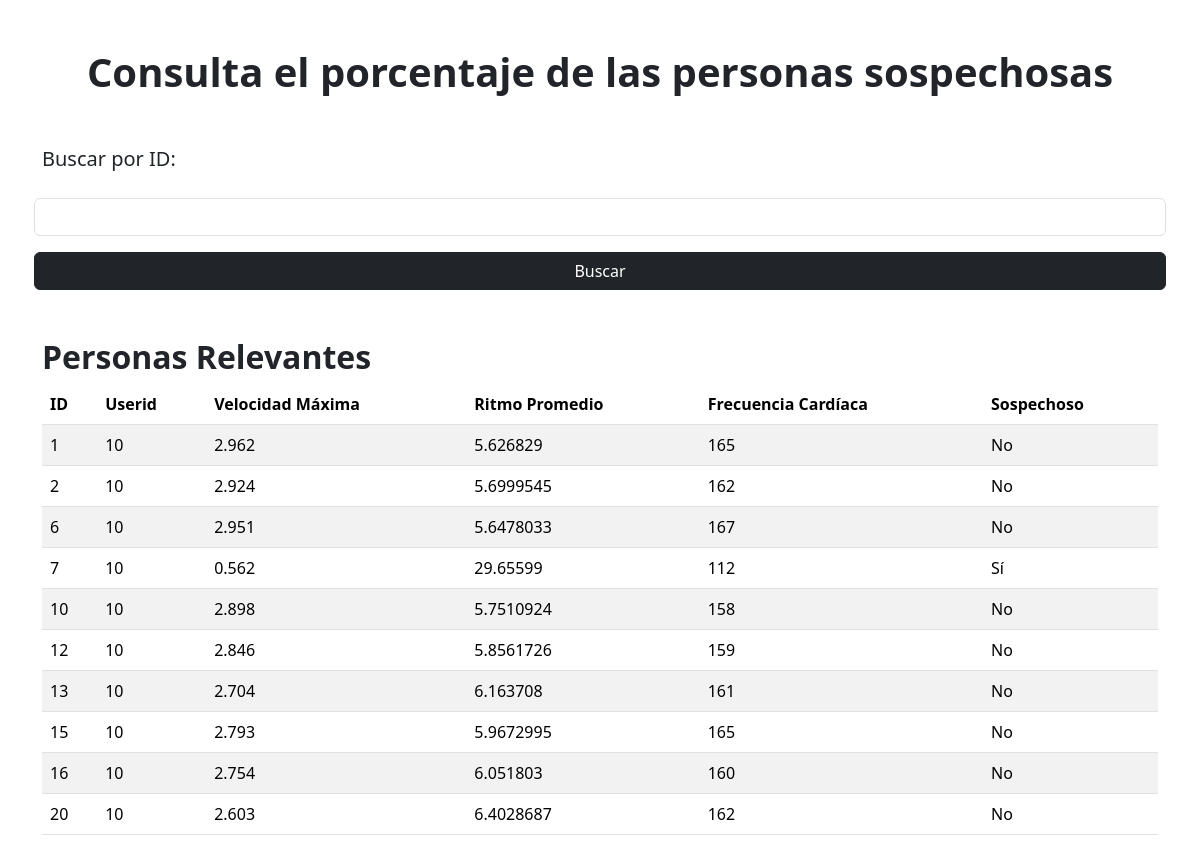
The page / on the database its author committed.
### tables this page shows
CREATE TABLE `swetrotest` (
  `id` int DEFAULT NULL,
  `UserId` int DEFAULT NULL,
  `StartTimeInSeconds` int DEFAULT NULL,
  `DurationInSeconds` int DEFAULT NULL,
  `DistanceInMeters` double DEFAULT NULL,
  `Steps` int DEFAULT NULL,
  `AverageSpeedInMetersPerSecond` double DEFAULT NULL,
  `AveragePaceInMinutesPerKilometer` double DEFAULT NULL,
  `TotalElevationGainInMeters` double DEFAULT NULL,
  `AverageHeartRateInBeatsPerMinute` int DEFAULT NULL
);

### index.php (the view, shortened to what this page needs)
<!DOCTYPE html>
<html lang="es">
<head>
    <link href="https://cdn.jsdelivr.net/npm/bootstrap@5.3.2/dist/css/bootstrap.min.css" rel="stylesheet">
</head>
<body>
<h1 class="fw-bold text-center m-5">Consulta el porcentaje de las personas sospechosas </h1>
<div class="container mb-5">
<form class="row g-3 align-items-center" action="" method="post">
    <label for="id" class="form-label fw-medium fs-5">Buscar por ID:</label>
    <input type="text" name="UserId" id="id" class="form-control">
    <button type="submit"  class="btn btn-dark">Buscar</button>
</form>
</div>
<?php
require "conexion.php";
function verificarActividadSospechosa($velocidad, $ritmo, $frecuenciaCardiaca) {
    $rangoVelocidad = array('min' => 2.0, 'max' => 4.0);
    $rangoRitmo = array('min' => 4.0, 'max' => 7.0);
    $rangoFrecuenciaCardiaca = array('min' => 60, 'max' => 180);
    $sospechosa = false;
    if ($velocidad < $rangoVelocidad['min'] || $velocidad > $rangoVelocidad['max']) {
        $sospechosa = true;
    }
    if ($ritmo < $rangoRitmo['min'] || $ritmo > $rangoRitmo['max']) {
        $sospechosa = true;
    }
    return $sospechosa;
}
function mostrarPersonasRelevantes($conexion) {
    $query = "SELECT * FROM swetrotest LIMIT 10";
    $result = $conexion->query($query);
    echo '<div class="container mb-5">';
    echo '<h2 class="fw-bolder">Personas Relevantes</h2>';
    echo '<table class="table table-striped">';
    echo '<thead><tr><th>ID</th><th>Userid</th><th>Velocidad Máxima</th><th>Ritmo Promedio</th><th>Frecuencia Cardíaca</th><th>Sospechoso</th></tr></thead>';
    echo '<tbody>';
    if ($result->num_rows > 0) {
        while ($row = $result->fetch_assoc()) {
            $velocidad_maxima = $row['AverageSpeedInMetersPerSecond'];
            $ritmo_promedio = $row['AveragePaceInMinutesPerKilometer'];
            $frecuencia_cardiaca = $row['AverageHeartRateInBeatsPerMinute'];
            $es_sospechoso = verificarActividadSospechosa($velocidad_maxima, $ritmo_promedio, $frecuencia_cardiaca);
            echo '<tr>';
            echo '<td>' . $row['id'] . '</td>';
            echo '<td>' . $row['UserId'] . '</td>';
            echo '<td>' . $velocidad_maxima . '</td>';
            echo '<td>' . $ritmo_promedio . '</td>';
            echo '<td>' . $frecuencia_cardiaca . '</td>';
            echo '<td>' . ($es_sospechoso ? 'Sí' : 'No') . '</td>';
            echo '</tr>';
        }
    } else {
        echo '<tr><td colspan="6">No se encontraron personas relevantes.</td></tr>';
    }
    echo '</tbody>';
    echo '</table>';
}
?>
</body>
</html>

### conexion.php (shortened to what this page needs)
<?php
$conexion = new mysqli("localhost", "root", "kimetsu", "test");
    if (isset($_POST["UserId"])) {
        $UserId = $_POST["UserId"];
        mostrarInformacionPersona($conexion, $UserId);
    } else {
        mostrarPersonasRelevantes($conexion);
    }
?>

### rows shown on the page
swetrotest: id "1", UserId "10", AverageSpeedInMetersPerSecond "2.962", AveragePaceInMinutesPerKilometer "5.626829", AverageHeartRateInBeatsPerMinute "165", shows "No"
swetrotest: id "2", UserId "10", AverageSpeedInMetersPerSecond "2.924", AveragePaceInMinutesPerKilometer "5.6999545", AverageHeartRateInBeatsPerMinute "162", shows "No"
swetrotest: id "6", UserId "10", AverageSpeedInMetersPerSecond "2.951", AveragePaceInMinutesPerKilometer "5.6478033", AverageHeartRateInBeatsPerMinute "167", shows "No"
swetrotest: id "7", UserId "10", AverageSpeedInMetersPerSecond "0.562", AveragePaceInMinutesPerKilometer "29.65599", AverageHeartRateInBeatsPerMinute "112", shows "Sí"
swetrotest: id "10", UserId "10", AverageSpeedInMetersPerSecond "2.898", AveragePaceInMinutesPerKilometer "5.7510924", AverageHeartRateInBeatsPerMinute "158", shows "No"
swetrotest: id "12", UserId "10", AverageSpeedInMetersPerSecond "2.846", AveragePaceInMinutesPerKilometer "5.8561726", AverageHeartRateInBeatsPerMinute "159", shows "No"
swetrotest: id "13", UserId "10", AverageSpeedInMetersPerSecond "2.704", AveragePaceInMinutesPerKilometer "6.163708", AverageHeartRateInBeatsPerMinute "161", shows "No"
swetrotest: id "15", UserId "10", AverageSpeedInMetersPerSecond "2.793", AveragePaceInMinutesPerKilometer "5.9672995", AverageHeartRateInBeatsPerMinute "165", shows "No"
swetrotest: id "16", UserId "10", AverageSpeedInMetersPerSecond "2.754", AveragePaceInMinutesPerKilometer "6.051803", AverageHeartRateInBeatsPerMinute "160", shows "No"
swetrotest: id "20", UserId "10", AverageSpeedInMetersPerSecond "2.603", AveragePaceInMinutesPerKilometer "6.4028687", AverageHeartRateInBeatsPerMinute "162", shows "No"
